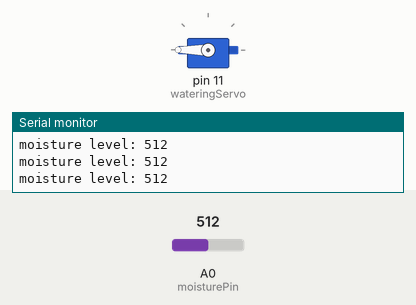
Recording of a sketch running on a simulated Arduino Uno, built with avr-gcc and run on an emulated ATmega328P. Shown: servo, the last lines printed to the serial monitor. Inputs (shaded band) come from the test bench; at power-on: A0 (moisturePin) = 512.

Above: at 1.7 s.
1.8 s: A0 (moisturePin) set to 104
3.3 s: A0 (moisturePin) set to 93
At 4.0 s:
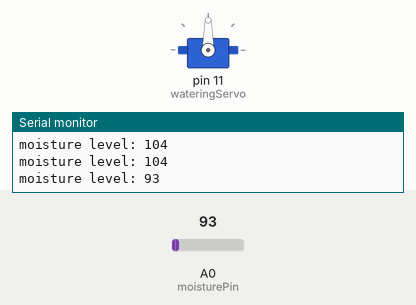
6.3 s: A0 (moisturePin) set to 110
9.0 s: A0 (moisturePin) set to 90
At 11.5 s:
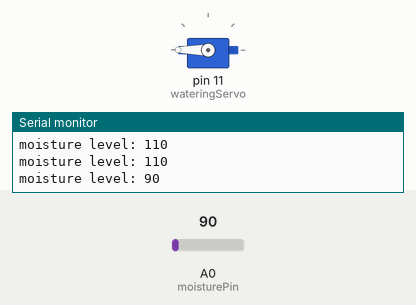
Timing chart, 0 to 13.0 s (numbered marks = the images above; inputs shaded):
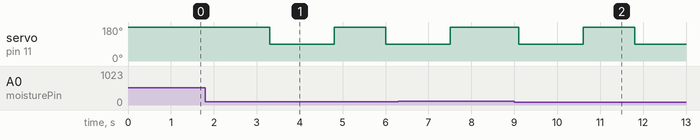

The sketch:

wateringstation-arduino.ino
```cpp
#include <Servo.h>

Servo wateringServo;
#define moisturePin A0

const int minMoisturelevel = 100;

const int ServoPosStart = 180;
const int ServoPosWatering = 90;

int moistureLevel;

void setup() {
  pinMode(moisturePin, INPUT);

  Serial.begin(115200);

  initServo();
}

void loop() {
  measureMoistureLevel();

  if (moistureLevel < minMoisturelevel) {
    wateringSequence();
  }

  delay(200);
}

void initServo() {
  wateringServo.attach(11);
  Serial.println("Initialising Servo ...");
  wateringServo.write(ServoPosStart);
  delay(500);
  Serial.println("done");
  wateringServo.detach();
}

void measureMoistureLevel() {
  moistureLevel = analogRead(moisturePin);
  Serial.print("moisture level: ");
  Serial.println(moistureLevel);
}

void wateringSequence() {
  wateringServo.attach(11);
  wateringServo.write(ServoPosWatering);
  delay(1500); // geef het rietje de tijd om leeg te lopen
  wateringServo.write(ServoPosStart);
  delay(1000); // geef het rietje de tijd om terug vol te lopen
  wateringServo.detach();
}
```

Measured:
- the behaviour switches between 100 and 99 on A0 (moisturePin) (found by bisection; images 0 and 1)
- after the input at 3.3 s, servo on pin 11 (wateringServo): 180° → 90° at once, → 180° 1.5 s later, → 90° 1.2 s later
- after the input at 9.0 s, servo on pin 11 (wateringServo): 180° → 90° after 0.11 s, → 180° 1.5 s later, → 90° 1.2 s later
